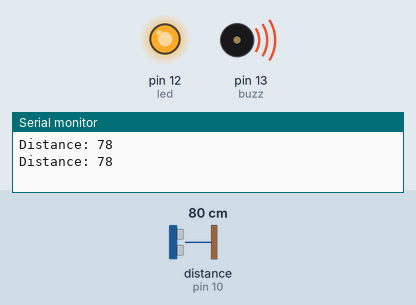
This sketch was run on a simulated Arduino Uno, built with avr-gcc and run on an emulated ATmega328P. Shown: output pins drawn as LEDs (lit = HIGH), buzzer (waves = sounding, pin HIGH), the last lines printed to the serial monitor. Wiring (inferred from the names in the program): ultrasonic range finder: trigger pin 9; echo pin 10. The inputs (shaded band) are chosen by the test bench; at power-on: distance to the obstacle (sensor on pin 10) 80 cm. The echo pulse lasts 58.3 µs per cm; pins used as bus, display or sensor lines are not drawn.

Above: at 1.8 s.
1.9 s: distance to the obstacle (sensor on pin 10) set to 100 cm
3.4 s: distance to the obstacle (sensor on pin 10) set to 107 cm
At 5.2 s:
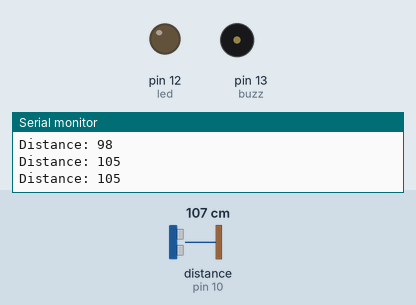
5.5 s: distance to the obstacle (sensor on pin 10) set to 2 cm
At 7.1 s:
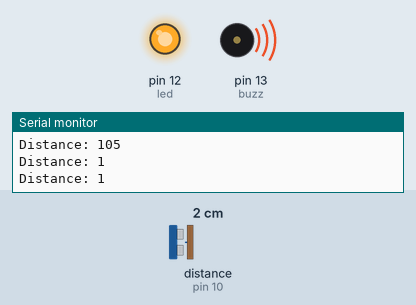
7.5 s: distance to the obstacle (sensor on pin 10) set to 120 cm
At 8.9 s:
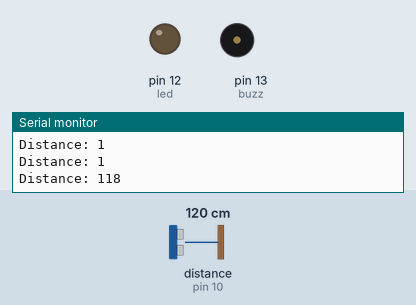
Timing chart, 0 to 10.5 s (numbered marks = the images above; inputs shaded):
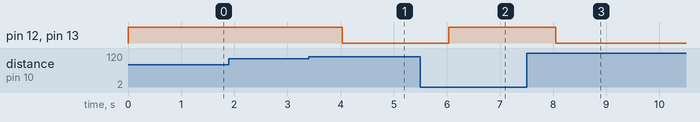

Measured:
- the behaviour switches between 102 and 103 cm on distance to the obstacle (sensor on pin 10) (found by bisection; images 0 and 1)
- after the input at 3.4 s, pin 12 (led), pin 13 (buzz): HIGH → LOW after 0.63 s
- after the input at 5.5 s, pin 12 (led), pin 13 (buzz): LOW → HIGH after 0.54 s
- after the input at 7.5 s, pin 12 (led), pin 13 (buzz): HIGH → LOW after 0.55 s

The sketch:

Obstacle_detector.ino
```cpp
// define pins numbers
const int trigPin=9;
const int echoPin = 10;
const int buzz=13;
const int led=12;

// defines variables
long duration;
int distance;

void setup() {
pinMode(buzz, OUTPUT);
pinMode(led, OUTPUT);
pinMode(trigPin, OUTPUT); // Sets the trigPin as an Output
pinMode(echoPin, INPUT); // Sets the echoPin as an Input
Serial.begin(9600); // Starts the serial communication
}

void loop() {
//Clears the trigPin
digitalWrite(trigPin,LOW);
delayMicroseconds(2);

//Sets the trigPin on HIGH state for 10 micro seconds
digitalWrite(trigPin,HIGH);
delayMicroseconds(10);
digitalWrite(trigPin,LOW);

//Reads the echoPin, returns the sound wave travel time
duration=pulseIn(echoPin, HIGH);

//Calculating the distance
distance=duration*0.034/2;

//Prints the distance on the Serial Monitor
Serial.print("Distance: ");
Serial.println(distance);

  //if any obstacle is present buzzer and led become active
  if(distance<=100)
  {
   digitalWrite(buzz,HIGH);
   digitalWrite(led,HIGH);
    delay(1000);

  }
  else
    {
   digitalWrite(buzz,LOW);
   digitalWrite(led,LOW);
    delay(1000);

  }


}
```
